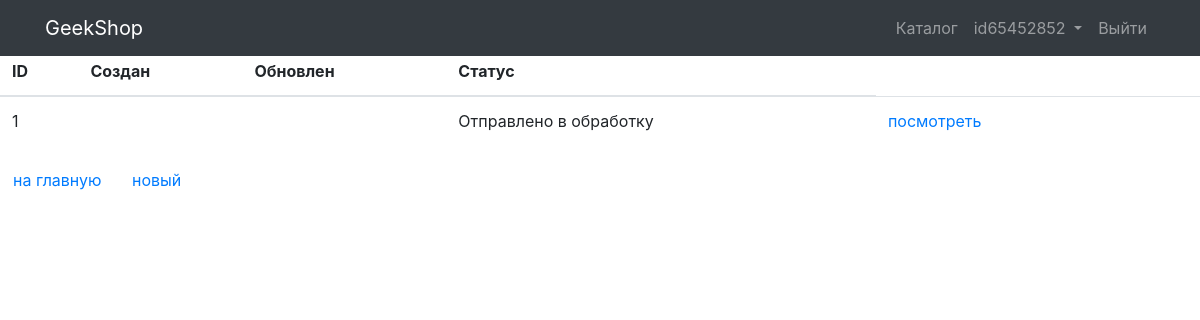
The page /orders/ (signed in) on the database as committed earlier.
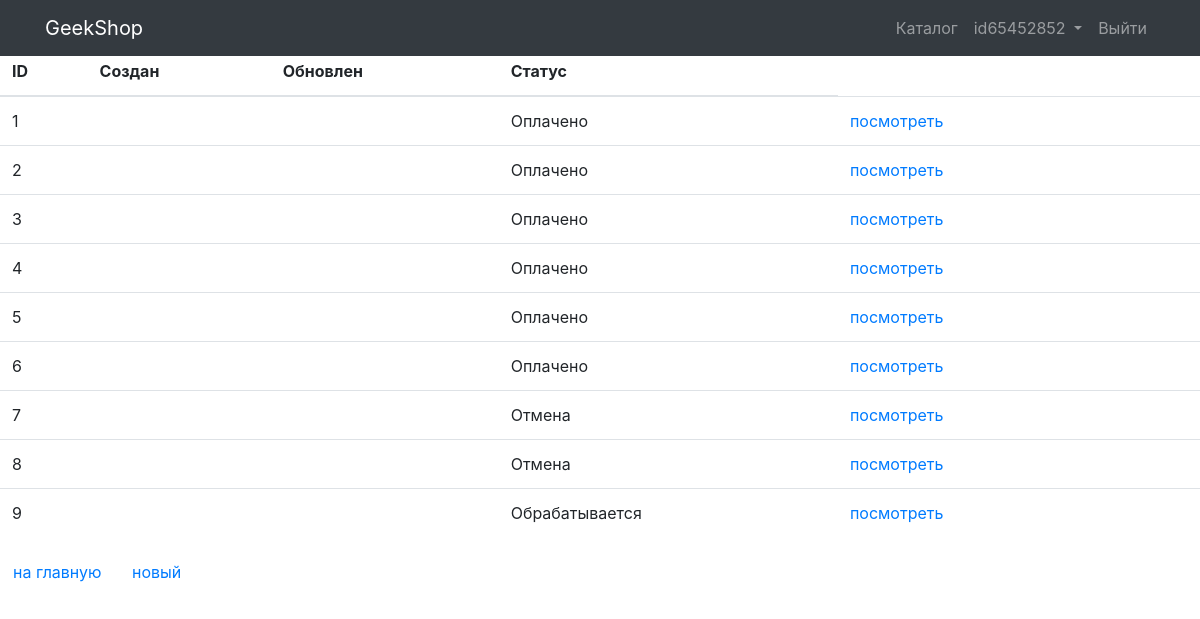
The same page on the database as committed later.
### ordersapp/models.py (models this page shows, shortened)
class Order(models.Model):
    FORMING = 'FM'
    SEND_TO_PROCEED = 'STP'
    PAID = 'PD'
    PROCEED = 'PRD'
    READY = 'RDY'
    CANCEL = 'CNC'
    ORDER_CHOICES = (
        (FORMING, 'Формирование'),
        (SEND_TO_PROCEED, 'Отправлено в обработку'),
        (PAID, 'Оплачено'),
        (PROCEED, 'Обрабатывается'),
        (READY, 'Готов к выдаче'),
        (CANCEL, 'Отмена'),
    )
    user = models.ForeignKey(settings.AUTH_USER_MODEL,
                             on_delete=models.CASCADE
                             )
    create_at = models.DateTimeField(verbose_name='created_at',
                                     auto_now_add=True
                                     )
    update_at = models.DateTimeField(verbose_name='update_at',
                                     auto_now=True
                                     )
    status = models.CharField(verbose_name='status',
                              max_length=3,
                              default=FORMING,
                              choices=ORDER_CHOICES
                              )
    is_active = models.BooleanField(verbose_name='active', default=True)

### ordersapp/views.py (the view)
# urls.py: path('', OrderList.as_view(), name='list'),
class OrderList(ListView):
    model = Order
    def get_queryset(self):
        return Order.objects.filter(user=self.request.user, is_active=True)

### ordersapp/templates/ordersapp/order_list.html (shortened to what this page needs)
{% extends 'products/base.html' %}
{% load static %}
{% block content %}
<div class="h2 text-center head">
</div>
<table class="table orders_list">
    <thead>
        <tr>
            <th>ID</th>
            <th>Создан</th>
            <th>Обновлен</th>
            <th>Статус</th>
        </tr>
    </thead>
    <tbody>
        {% for item in object_list %}
        {% if item.is_active %}
        <tr>
            <td class="td1 orders_list">{{ item.pk }}</td>
            <td>{{ item.created|date:"Y-m-d H:i:s" }}</td>
            <td>{{ item.updated|date:"Y-m-d H:i:s" }}</td>
            <td>{{ item.get_status_display }}</td>
            <td>
                <a href="{% url 'ordersapp:read' item.pk %}">
                    посмотреть
                </a>
            </td>
            <td>
            </td>
            <td>
            </td>
        </tr>
        {% endif %}
        {% endfor %}
    </tbody>
</table>
<button class="btn btn-default btn-round">
    <a href="">
        на главную
    </a>
</button>
<button class="btn btn-default btn-round">
    <a href="{% url 'ordersapp:create' %}">
        новый
    </a>
</button>
{% endblock content %}

Rows that differ between the two databases and show on the page:
changed Order id 1: status "Отправлено в обработку" → "Оплачено"
added Order: pk "2", status "Оплачено"
added Order: pk "3", status "Оплачено"
added Order: pk "4", status "Оплачено"
added Order: pk "5", status "Оплачено"
added Order: pk "6", status "Оплачено"
added Order: pk "7", status "Отмена"
added Order: pk "8", status "Отмена"
added Order: pk "9", status "Обрабатывается"
